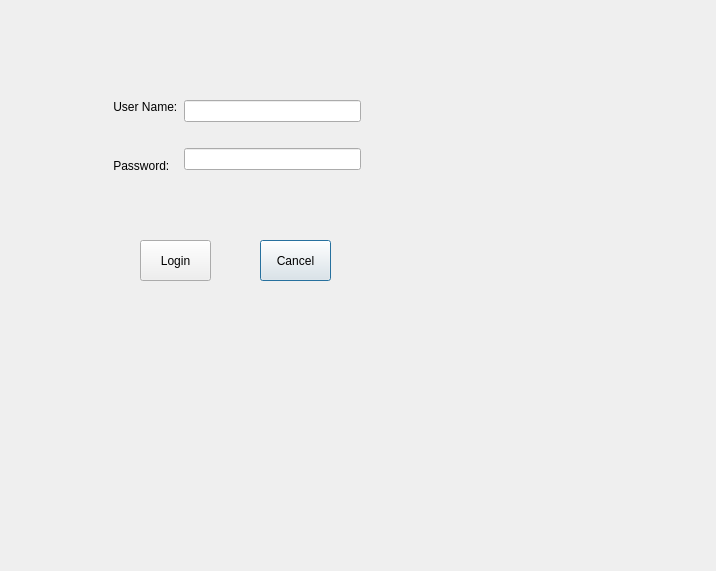
<?xml version="1.0" encoding="UTF-8"?>
<ui version="4.0">
 <class>login</class>
 <widget class="QDialog" name="login">
  <property name="enabled">
   <bool>true</bool>
  </property>
  <property name="geometry">
   <rect>
    <x>0</x>
    <y>0</y>
    <width>716</width>
    <height>571</height>
   </rect>
  </property>
  <property name="windowTitle">
   <string>login screen</string>
  </property>
  <property name="windowIcon">
   <iconset>
    <normaloff>../Desktop/logo_linux_clut224.ppm</normaloff>../Desktop/logo_linux_clut224.ppm</iconset>
  </property>
  <property name="autoFillBackground">
   <bool>false</bool>
  </property>
  <property name="styleSheet">
   <string notr="true"/>
  </property>
  <property name="sizeGripEnabled">
   <bool>false</bool>
  </property>
  <widget class="QPushButton" name="pushButton_2">
   <property name="geometry">
    <rect>
     <x>260</x>
     <y>240</y>
     <width>71</width>
     <height>41</height>
    </rect>
   </property>
   <property name="text">
    <string>Cancel</string>
   </property>
  </widget>
  <widget class="QPushButton" name="pushButton">
   <property name="geometry">
    <rect>
     <x>140</x>
     <y>240</y>
     <width>71</width>
     <height>41</height>
    </rect>
   </property>
   <property name="text">
    <string>Login</string>
   </property>
  </widget>
  <widget class="QLabel" name="label_3">
   <property name="geometry">
    <rect>
     <x>100</x>
     <y>200</y>
     <width>301</width>
     <height>21</height>
    </rect>
   </property>
   <property name="palette">
    <palette>
     <active>
      <colorrole role="WindowText">
       <brush brushstyle="SolidPattern">
        <color alpha="255">
         <red>238</red>
         <green>0</green>
         <blue>0</blue>
        </color>
       </brush>
      </colorrole>
      <colorrole role="Highlight">
       <brush brushstyle="SolidPattern">
        <color alpha="255">
         <red>241</red>
         <green>0</green>
         <blue>0</blue>
        </color>
       </brush>
      </colorrole>
     </active>
     <inactive>
      <colorrole role="WindowText">
       <brush brushstyle="SolidPattern">
        <color alpha="255">
         <red>238</red>
         <green>0</green>
         <blue>0</blue>
        </color>
       </brush>
      </colorrole>
      <colorrole role="Highlight">
       <brush brushstyle="SolidPattern">
        <color alpha="255">
         <red>241</red>
         <green>0</green>
         <blue>0</blue>
        </color>
       </brush>
      </colorrole>
     </inactive>
     <disabled>
      <colorrole role="WindowText">
       <brush brushstyle="SolidPattern">
        <color alpha="255">
         <red>159</red>
         <green>158</green>
         <blue>158</blue>
        </color>
       </brush>
      </colorrole>
      <colorrole role="Highlight">
       <brush brushstyle="SolidPattern">
        <color alpha="255">
         <red>240</red>
         <green>240</green>
         <blue>240</blue>
        </color>
       </brush>
      </colorrole>
     </disabled>
    </palette>
   </property>
   <property name="text">
    <string>&lt;!DOCTYPE HTML PUBLIC &quot;-//W3C//DTD HTML 4.0//EN&quot; &quot;http://www.w3.org/TR/REC-html40/strict.dtd&quot;&gt;
&lt;html&gt;&lt;head&gt;&lt;meta name=&quot;qrichtext&quot; content=&quot;1&quot; /&gt;&lt;style type=&quot;text/css&quot;&gt;
p, li { white-space: pre-wrap; }
&lt;/style&gt;&lt;/head&gt;&lt;body style=&quot; font-family:'Ubuntu'; font-size:11pt; font-weight:400; font-style:normal;&quot;&gt;
&lt;p style=&quot;-qt-paragraph-type:empty; margin-top:0px; margin-bottom:0px; margin-left:0px; margin-right:0px; -qt-block-indent:0; text-indent:0px;&quot;&gt;&lt;br /&gt;&lt;/p&gt;&lt;/body&gt;&lt;/html&gt;</string>
   </property>
   <property name="textFormat">
    <enum>Qt::RichText</enum>
   </property>
  </widget>
  <widget class="QWidget" name="layoutWidget">
   <property name="geometry">
    <rect>
     <x>100</x>
     <y>80</y>
     <width>261</width>
     <height>112</height>
    </rect>
   </property>
   <layout class="QHBoxLayout" name="horizontalLayout">
    <item>
     <layout class="QVBoxLayout" name="verticalLayout_2">
      <item>
       <widget class="QLabel" name="label">
        <property name="text">
         <string>    User Name:</string>
        </property>
       </widget>
      </item>
      <item>
       <widget class="QLabel" name="label_2">
        <property name="text">
         <string>    Password:</string>
        </property>
       </widget>
      </item>
     </layout>
    </item>
    <item>
     <layout class="QVBoxLayout" name="verticalLayout">
      <item>
       <widget class="QLineEdit" name="lineEdit_usr">
        <property name="text">
         <string/>
        </property>
       </widget>
      </item>
      <item>
       <widget class="QLineEdit" name="lineEdit_pwd">
        <property name="text">
         <string/>
        </property>
        <property name="frame">
         <bool>true</bool>
        </property>
        <property name="echoMode">
         <enum>QLineEdit::Password</enum>
        </property>
       </widget>
      </item>
     </layout>
    </item>
   </layout>
  </widget>
  <zorder>pushButton</zorder>
  <zorder>label_3</zorder>
  <zorder>layoutWidget</zorder>
  <zorder>pushButton_2</zorder>
 </widget>
 <resources/>
 <connections/>
 <slots>
  <signal>send_from_login(char)</signal>
  <slot>receive_from_login(char)</slot>
 </slots>
</ui>
